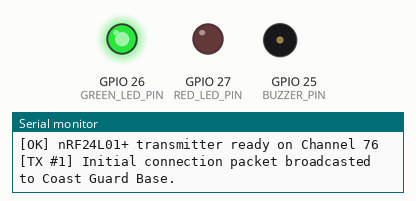
The sketch below on a simulated ESP32. On the bench: output pins drawn as LEDs (lit = HIGH), buzzer (waves = sounding, pin HIGH), the last lines printed to the serial monitor. No radio packets arrive unless stated; pins used as bus, display or sensor lines are not drawn.

Above: at 0.4 s.
At 64.53 s:
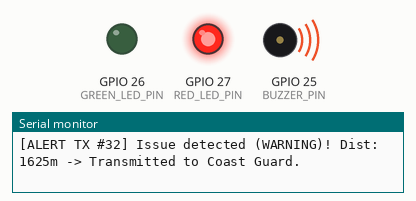
At 129.83 s:
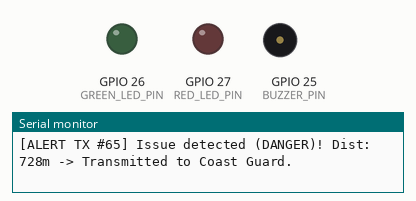
Timing chart, 0 to 130.0 s (numbered marks = the images above):
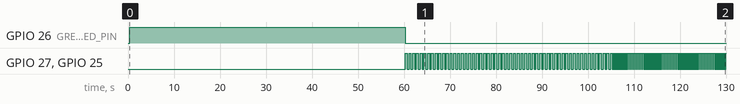

The sketch:

boat.ino
```cpp
#include <Arduino.h>
#include "config.h"
#include "segments.h"
#include "geo.h"
#include "distance.h"
#include "warning.h"
#include "radio.h"
#include "simulation.h"

GPSPoint currentGpsPoint;
float currentMinimumDistance = 0.0;
int currentWarningLevel = WARNING_SAFE;
int currentBoundarySide = BOUNDARY_SIDE_OTHER;
bool radioIsReady = false;

unsigned long lastRadioSendMillis = 0;

void updateBoatPosition()
{
    float localX = convertLongitudeToLocalX(currentGpsPoint.longitude);
    float localY = convertLatitudeToLocalY(currentGpsPoint.latitude);

    BoundaryMeasurement boundaryMeasurement = measureBoundary(localX, localY);
    currentMinimumDistance = boundaryMeasurement.distanceMeters;
    currentBoundarySide = determineBoundarySide(boundaryMeasurement);
    currentWarningLevel = determineWarningLevel(currentMinimumDistance);

    Serial.println("--------------------------------------------------");
    Serial.print("[GPS 15s] Lat: ");
    Serial.print(currentGpsPoint.latitude, 6);
    Serial.print(" | Lon: ");
    Serial.print(currentGpsPoint.longitude, 6);
    Serial.print(" | Distance: ");
    Serial.print(currentMinimumDistance, 0);
    Serial.print(" m | Status: ");
    Serial.print(getWarningLabel(currentWarningLevel));
    Serial.print(" | Side: ");
    Serial.println(getBoundarySideLabel(currentBoundarySide));
}

void setup()
{
    pinMode(GREEN_LED_PIN, OUTPUT);
    pinMode(RED_LED_PIN, OUTPUT);
    pinMode(BUZZER_PIN, OUTPUT);

    digitalWrite(GREEN_LED_PIN, LOW);
    digitalWrite(RED_LED_PIN, LOW);
    digitalWrite(BUZZER_PIN, LOW);

    Serial.begin(115200);
    delay(200);
    Serial.println();
    Serial.println("==================================================");
    Serial.println("   AquaShield - Boat Unit (ESP32)                 ");
    Serial.println("   GPS Simulation: 15s | Telemetry: 2s Continuous ");
    Serial.println("==================================================");

    startLocationSource();

    if (readLocation(&currentGpsPoint))
    {
        updateBoatPosition();
    }

    radioIsReady = startBoatRadio();

    if (radioIsReady)
    {
        Serial.print("[OK] nRF24L01+ transmitter ready on Channel ");
        Serial.println(NRF_CHANNEL);

        // Send initial packet at boot so receiver confirms connection immediately
        sendBoatData(currentGpsPoint.latitude, currentGpsPoint.longitude,
                     currentMinimumDistance, currentWarningLevel,
                     currentBoundarySide);
        Serial.println("[TX #1] Initial connection packet broadcasted to Coast Guard Base.");
        lastRadioSendMillis = millis();
    }
    else
    {
        Serial.println("[ERROR] nRF24L01+ transmitter not found! Check 3.3V power and SPI wiring.");
    }
}

void loop()
{
    // Read new simulated GPS position (advances every 15 seconds)
    if (readLocation(&currentGpsPoint))
    {
        updateBoatPosition();
    }

    // Transmit telemetry packet every RADIO_SEND_INTERVAL_MS (2 seconds continuous)
    unsigned long currentMillis = millis();
    if (currentMillis - lastRadioSendMillis >= RADIO_SEND_INTERVAL_MS)
    {
        lastRadioSendMillis = currentMillis;

        if (radioIsReady)
        {
            sendBoatData(currentGpsPoint.latitude, currentGpsPoint.longitude,
                         currentMinimumDistance, currentWarningLevel,
                         currentBoundarySide);

            if (currentWarningLevel != WARNING_SAFE)
            {
                Serial.print("[ALERT TX #");
                Serial.print(boatPacketSeq);
                Serial.print("] Issue detected (");
                Serial.print(getWarningLabel(currentWarningLevel));
                Serial.print(")! Dist: ");
                Serial.print(currentMinimumDistance, 0);
                Serial.println("m -> Transmitted to Coast Guard.");
            }
            else
            {
                Serial.print("[TX #");
                Serial.print(boatPacketSeq);
                Serial.print("] Safe telemetry packet sent. Dist: ");
                Serial.print(currentMinimumDistance, 0);
                Serial.println("m");
            }
        }
        else
        {
            // Auto-retry radio initialization if it failed earlier
            Serial.println("[ERROR] Radio is NOT ready! Retrying nRF24 initialization...");
            radioIsReady = startBoatRadio();
            if (radioIsReady)
            {
                Serial.println("[OK] nRF24L01+ transmitter recovered! Resuming transmission...");
            }
        }
    }

    // Control local boat LEDs and buzzer
    updateWarningOutputs(currentWarningLevel);

    delay(20);
}
```

distance.h
```cpp
#ifndef BOAT_DISTANCE_H
#define BOAT_DISTANCE_H

#include <math.h>
#include "segments.h"
#include "config.h"

struct BoundaryMeasurement
{
    float distanceMeters;
    int nearestSegmentIndex;
    float signedCrossProduct;
};

float calculateDistanceBetweenPoints(float firstX, float firstY, float secondX, float secondY)
{
    float xDifference = firstX - secondX;
    float yDifference = firstY - secondY;

    return sqrt((xDifference * xDifference) + (yDifference * yDifference));
}

float calculateDistanceToSegment(float pointX, float pointY, Segment boundarySegment)
{
    float segmentX = boundarySegment.x2 - boundarySegment.x1;
    float segmentY = boundarySegment.y2 - boundarySegment.y1;
    float segmentLengthSquared = (segmentX * segmentX) + (segmentY * segmentY);

    if (segmentLengthSquared == 0.0)
    {
        return calculateDistanceBetweenPoints(pointX, pointY, boundarySegment.x1, boundarySegment.y1);
    }

    float projection = ((pointX - boundarySegment.x1) * segmentX +
                        (pointY - boundarySegment.y1) * segmentY) / segmentLengthSquared;

    if (projection < 0.0)
    {
        projection = 0.0;
    }
    else if (projection > 1.0)
    {
        projection = 1.0;
    }

    float nearestX = boundarySegment.x1 + (projection * segmentX);
    float nearestY = boundarySegment.y1 + (projection * segmentY);

    return calculateDistanceBetweenPoints(pointX, pointY, nearestX, nearestY);
}

float calculateSignedCrossProduct(float pointX, float pointY, Segment boundarySegment)
{
    float segmentX = boundarySegment.x2 - boundarySegment.x1;
    float segmentY = boundarySegment.y2 - boundarySegment.y1;

    return (segmentX * (pointY - boundarySegment.y1)) -
           (segmentY * (pointX - boundarySegment.x1));
}

BoundaryMeasurement measureBoundary(float boatX, float boatY)
{
    BoundaryMeasurement measurement;
    measurement.distanceMeters = calculateDistanceToSegment(boatX, boatY, boundarySegments[0]);
    measurement.nearestSegmentIndex = 0;
    measurement.signedCrossProduct = calculateSignedCrossProduct(boatX, boatY, boundarySegments[0]);

    for (int segmentIndex = 1; segmentIndex < NUMBER_OF_BOUNDARY_SEGMENTS; segmentIndex++)
    {
        float segmentDistance = calculateDistanceToSegment(boatX, boatY, boundarySegments[segmentIndex]);

        if (segmentDistance < measurement.distanceMeters)
        {
            measurement.distanceMeters = segmentDistance;
            measurement.nearestSegmentIndex = segmentIndex;
            measurement.signedCrossProduct = calculateSignedCrossProduct(boatX, boatY,
                                                                          boundarySegments[segmentIndex]);
        }
    }

    return measurement;
}

float calculateMinimumDistanceToBoundary(float boatX, float boatY)
{
    return measureBoundary(boatX, boatY).distanceMeters;
}

int determineBoundarySide(BoundaryMeasurement measurement)
{
    if (measurement.distanceMeters <= BOUNDARY_SIDE_TOLERANCE_METERS)
    {
        return BOUNDARY_SIDE_ON_BOUNDARY;
    }

    bool boatIsOnRightSide = measurement.signedCrossProduct < 0.0;

    if (boatIsOnRightSide == BANGLADESH_IS_RIGHT_OF_ORDERED_BOUNDARY)
    {
        return BOUNDARY_SIDE_BANGLADESH;
    }

    return BOUNDARY_SIDE_OTHER;
}

const char *getBoundarySideLabel(int boundarySide)
{
    if (boundarySide == BOUNDARY_SIDE_BANGLADESH)
    {
        return "BANGLADESH SIDE";
    }
    else if (boundarySide == BOUNDARY_SIDE_ON_BOUNDARY)
    {
        return "ON BOUNDARY";
    }

    return "OTHER SIDE";
}

#endif
```

geo.h
```cpp
#ifndef BOAT_GEO_H
#define BOAT_GEO_H

#include <math.h>
#include "config.h"

const float EARTH_RADIUS_METERS = 6371000.0;
const float PI_VALUE = 3.14159265;

float degreesToRadians(float degrees)
{
    return degrees * PI_VALUE / 180.0;
}

float convertLongitudeToLocalX(float longitude)
{
    float longitudeDifference = degreesToRadians(longitude - MAP_ORIGIN_LONGITUDE);
    float originLatitudeRadians = degreesToRadians(MAP_ORIGIN_LATITUDE);

    return longitudeDifference * cos(originLatitudeRadians) * EARTH_RADIUS_METERS;
}

float convertLatitudeToLocalY(float latitude)
{
    float latitudeDifference = degreesToRadians(latitude - MAP_ORIGIN_LATITUDE);

    return latitudeDifference * EARTH_RADIUS_METERS;
}

#endif
```

radio.h
```cpp
#ifndef BOAT_RADIO_H
#define BOAT_RADIO_H

#include <Arduino.h>
#include <SPI.h>
#include <RF24.h>
#include <nRF24L01.h>
#include <string.h>
#include "config.h"

// Radio packet shared between ESP32 Boat and NodeMCU ESP8266
struct __attribute__((packed)) RadioPacket
{
    uint32_t magic;         // 0x41515348 ('AQSH')
    char boatId[4];         // "01"
    float latitude;         // GPS latitude
    float longitude;        // GPS longitude
    float distanceMeters;   // Distance in metres to boundary
    uint8_t warningLevel;   // 0: SAFE, 1: WARNING, 2: DANGER
    uint8_t boundarySide;   // 0: BANGLADESH, 1: OTHER, 2: ON_BOUNDARY
    uint16_t seqNumber;     // Packet sequence counter
};

RF24 radio(NRF_CE_PIN, NRF_CSN_PIN);
uint16_t boatPacketSeq = 0;

inline bool startBoatRadio()
{
    // Explicitly configure CE and CSN as GPIO pins
    pinMode(NRF_CE_PIN, OUTPUT);
    pinMode(NRF_CSN_PIN, OUTPUT);
    digitalWrite(NRF_CSN_PIN, HIGH);
    digitalWrite(NRF_CE_PIN, LOW);

    // Initialize SPI on ESP32 VSPI pins (SCK, MISO, MOSI)
    SPI.begin(NRF_SCK_PIN, NRF_MISO_PIN, NRF_MOSI_PIN);

    // Give power rail and crystal oscillator time to stabilize
    delay(100);

    bool radioReady = false;
    for (int attempt = 1; attempt <= 5; attempt++)
    {
        digitalWrite(NRF_CSN_PIN, HIGH);
        digitalWrite(NRF_CE_PIN, LOW);
        delay(20);

        if (radio.begin())
        {
            if (radio.isChipConnected())
            {
                radioReady = true;
                break;
            }
        }
        delay(50);
    }

    if (!radioReady)
    {
        return false;
    }

    radio.setChannel(NRF_CHANNEL);
    radio.setDataRate(RF24_1MBPS);              // 1Mbps universal speed
    radio.setPALevel(RF24_PA_LOW);             // Low power for bench stability (prevents brownout & saturation)
    radio.setAutoAck(NRF_ENABLE_AUTO_ACK);      // Broadcast mode (false)
    radio.setCRCLength(RF24_CRC_16);           // 16-bit CRC checksum
    radio.setPayloadSize(sizeof(RadioPacket)); // Exact payload size (24 bytes) - prevents size mismatch drops!
    radio.openWritingPipe(RADIO_PIPE_ADDRESS);
    radio.stopListening();                      // Transmit mode

    return true;
}

inline bool sendBoatData(float latitude, float longitude, float minimumDistance, int warningLevel,
                         int boundarySide)
{
    boatPacketSeq++;
    RadioPacket radioPacket;
    memset(&radioPacket, 0, sizeof(RadioPacket));

    radioPacket.magic = RADIO_PACKET_MAGIC;
    strncpy(radioPacket.boatId, BOAT_ID, sizeof(radioPacket.boatId) - 1);
    radioPacket.latitude = latitude;
    radioPacket.longitude = longitude;
    radioPacket.distanceMeters = minimumDistance;
    radioPacket.warningLevel = (uint8_t)warningLevel;
    radioPacket.boundarySide = (uint8_t)boundarySide;
    radioPacket.seqNumber = boatPacketSeq;

    // Send 2 quick bursts (5ms apart) for instant packet redundancy over the air
    bool sent = false;
    for (int i = 0; i < 2; i++)
    {
        if (radio.write(&radioPacket, sizeof(RadioPacket)))
        {
            sent = true;
        }
        delay(5);
    }

    return sent;
}

#endif
```

simulation.h
```cpp
#ifndef BOAT_SIMULATION_H
#define BOAT_SIMULATION_H

#include "config.h"

struct GPSPoint
{
    float latitude;
    float longitude;
};

const GPSPoint simulatedRoute[] =
{
    {20.670400, 92.376200},
    {20.673050, 92.373550},
    {20.675700, 92.370900},
    {20.678350, 92.368250},
    {20.681000, 92.365600},
    {20.682700, 92.364067},
    {20.684400, 92.362533},
    {20.686100, 92.361000},
    {20.687167, 92.360000},
    {20.688233, 92.359000},
    {20.689300, 92.358000},
    {20.688233, 92.359000},
    {20.686100, 92.361000},
    {20.682700, 92.364067},
    {20.678350, 92.368250},
    {20.673050, 92.373550}
};

const int NUMBER_OF_SIMULATED_POINTS = sizeof(simulatedRoute) / sizeof(simulatedRoute[0]);

int simulatedPointIndex = 0;
unsigned long lastSimulationUpdateMillis = 0;
bool firstLocationRead = true;

void startLocationSource()
{
    simulatedPointIndex = 0;
    lastSimulationUpdateMillis = 0;
    firstLocationRead = true;
}

bool readLocation(GPSPoint *currentGpsPoint)
{
    unsigned long currentMillis = millis();

    if (firstLocationRead)
    {
        *currentGpsPoint = simulatedRoute[simulatedPointIndex];
        lastSimulationUpdateMillis = currentMillis;
        firstLocationRead = false;
        return true;
    }

    if (currentMillis - lastSimulationUpdateMillis >= SIMULATION_INTERVAL_MS)
    {
        lastSimulationUpdateMillis = currentMillis;
        simulatedPointIndex++;

        if (simulatedPointIndex >= NUMBER_OF_SIMULATED_POINTS)
        {
            simulatedPointIndex = 0;
        }

        *currentGpsPoint = simulatedRoute[simulatedPointIndex];
        return true;
    }

    return false;
}

#endif
```

warning.h
```cpp
#ifndef BOAT_WARNING_H
#define BOAT_WARNING_H

#include "config.h"

#ifndef WARNING_SAFE
#define WARNING_SAFE 0
#define WARNING_CAUTION 1
#define WARNING_DANGER 2
#endif

unsigned long lastWarningOutputChangeMillis = 0;
bool warningOutputIsOn = false;

int determineWarningLevel(float minimumDistance)
{
    if (minimumDistance <= DANGER_DISTANCE_METERS)
    {
        return WARNING_DANGER;
    }
    else if (minimumDistance <= WARNING_DISTANCE_METERS)
    {
        return WARNING_CAUTION;
    }

    return WARNING_SAFE;
}

const char *getWarningLabel(int warningLevel)
{
    if (warningLevel == WARNING_DANGER)
    {
        return "DANGER";
    }
    else if (warningLevel == WARNING_CAUTION)
    {
        return "WARNING";
    }

    return "SAFE";
}

void updateWarningOutputs(int warningLevel)
{
    unsigned long currentMillis = millis();

    // In SAFE mode: Green LED is ALWAYS ON! Red LED and Buzzer are OFF.
    if (warningLevel == WARNING_SAFE)
    {
        digitalWrite(GREEN_LED_PIN, HIGH);
        digitalWrite(RED_LED_PIN, LOW);
        digitalWrite(BUZZER_PIN, LOW);
        warningOutputIsOn = false;
        return;
    }

    // In WARNING or DANGER: Green LED is ALWAYS OFF!
    digitalWrite(GREEN_LED_PIN, LOW);

    if (warningLevel == WARNING_DANGER)
    {
        // Rapid urgent alarm: 150ms ON / 150ms OFF (matches Receiver!)
        if (currentMillis - lastWarningOutputChangeMillis >= DANGER_BEEP_INTERVAL_MS)
        {
            lastWarningOutputChangeMillis = currentMillis;
            warningOutputIsOn = !warningOutputIsOn;
            digitalWrite(RED_LED_PIN, warningOutputIsOn ? HIGH : LOW);
            digitalWrite(BUZZER_PIN, warningOutputIsOn ? HIGH : LOW);
        }
    }
    else if (warningLevel == WARNING_CAUTION)
    {
        // Intermittent caution beep: 400ms ON / 400ms OFF (matches Receiver!)
        if (currentMillis - lastWarningOutputChangeMillis >= CAUTION_BEEP_INTERVAL_MS)
        {
            lastWarningOutputChangeMillis = currentMillis;
            warningOutputIsOn = !warningOutputIsOn;
            digitalWrite(RED_LED_PIN, warningOutputIsOn ? HIGH : LOW);
            digitalWrite(BUZZER_PIN, warningOutputIsOn ? HIGH : LOW);
        }
    }
}

#endif
```

config.h
```cpp
#ifndef BOAT_CONFIG_H
#define BOAT_CONFIG_H

#include <Arduino.h>

// Boat identity sent in every radio packet
const char BOAT_ID[] = "01";

// Local map origin used when GPS coordinates are converted to metres
const float MAP_ORIGIN_LATITUDE = 20.704389;
const float MAP_ORIGIN_LONGITUDE = 92.368667;

// ESP32 connections for LEDs and active buzzer
const int GREEN_LED_PIN = 26;
const int RED_LED_PIN = 27;
const int BUZZER_PIN = 25;

// ESP32 VSPI connections for nRF24L01+ module
const int NRF_SCK_PIN  = 18;
const int NRF_MISO_PIN = 19;
const int NRF_MOSI_PIN = 23;
const int NRF_CSN_PIN  = 5;
const int NRF_CE_PIN   = 4;

// nRF24L01+ Global Radio settings (Universal for all genuine & clone chips)
const uint8_t NRF_CHANNEL = 76;                      // 2476 MHz (Universal RF24 channel, clean & antenna resonant)
const uint8_t RADIO_PIPE_ADDRESS[6] = "AQSH1";       // 5-byte RF pipe address
const unsigned long RADIO_PACKET_MAGIC = 0x41515348UL;
const bool NRF_ENABLE_AUTO_ACK = false;              // Broadcast mode: eliminates "no ACK" issues

// Timing values used by the boat simulation and warning outputs
const unsigned long SIMULATION_INTERVAL_MS = 15000;  // New simulated GPS point every 15 seconds
const unsigned long RADIO_SEND_INTERVAL_MS = 2000;   // Telemetry broadcast interval: every 2 seconds continuous
const unsigned long CAUTION_BEEP_INTERVAL_MS = 400;  // 400ms ON / 400ms OFF (matches receiver)
const unsigned long DANGER_BEEP_INTERVAL_MS = 150;   // 150ms ON / 150ms OFF (matches receiver)

// Warning distances in metres
const float WARNING_DISTANCE_METERS = 2000.0;
const float DANGER_DISTANCE_METERS = 1000.0;

// Warning levels
#define WARNING_SAFE 0
#define WARNING_CAUTION 1
#define WARNING_DANGER 2

// Maritime boundary constants
#define BOUNDARY_SIDE_BANGLADESH 0
#define BOUNDARY_SIDE_OTHER 1
#define BOUNDARY_SIDE_ON_BOUNDARY 2

// Fix: With boundary segments directed south/south-west into the Bay of Bengal,
// Bangladeshi waters (Saint Martin's Island) lie on the left (positive cross product).
const bool BANGLADESH_IS_RIGHT_OF_ORDERED_BOUNDARY = false;
const float BOUNDARY_SIDE_TOLERANCE_METERS = 25.0;

#endif
```

Source omitted: segments.h (10490 bytes)

Measured:
- by itself, GPIO 26 (GREEN_LED_PIN): LOW → HIGH at 0.36 s, → LOW 59.9 s later
- by itself, GPIO 27 (RED_LED_PIN), GPIO 25 (BUZZER_PIN): goes 55 × (HIGH 0.42 s, LOW 0.40 s), HIGH 0.37 s, 76 × (LOW 0.16 s, HIGH 0.16 s), LOW 0.16 s, then HIGH
